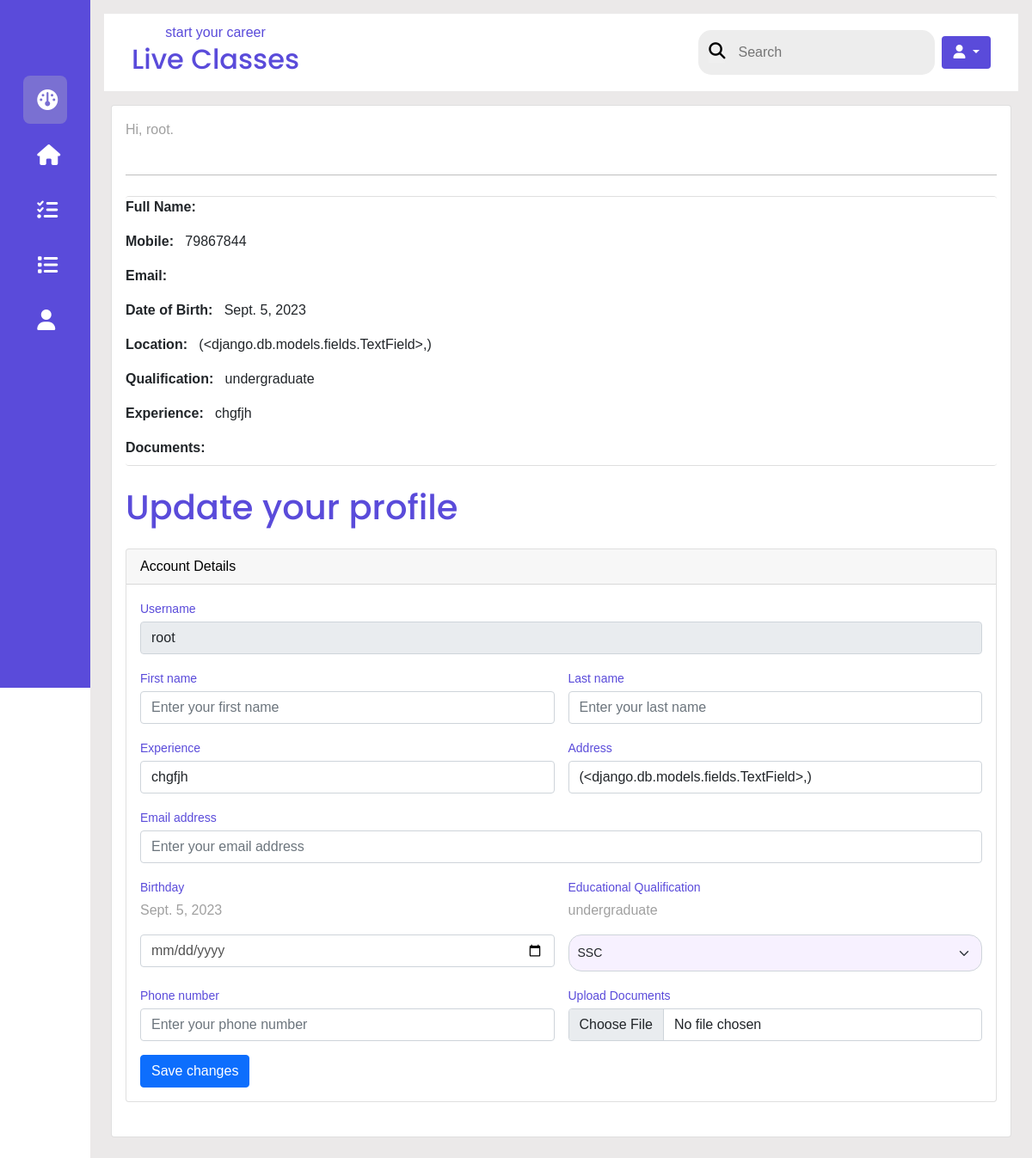
The page /user-profile/ (signed in) on the database its author committed.
### eduapp/models.py (models this page shows, shortened)
class UserProfile(models.Model):
    user = models.OneToOneField(User, on_delete=models.CASCADE)
    documents = models.FileField(upload_to="student/documents/")
    educational_qualification = models.CharField(max_length=100)
    experience = models.TextField()
    GENDER_CHOICES = [
        ('male', 'Male'),
        ('female', 'Female'),
        ('other', 'Other')
    ]
    gender = models.CharField(max_length=10, choices=GENDER_CHOICES)
    date_of_birth = models.DateField(null=True, blank=True)
    phone_number = models.CharField(max_length=20)
    nationality = models.CharField(max_length=100)
    address=models.TextField(default=""),

### eduapp/views.py (the view, shortened to what this page needs)
# urls.py: path("user-profile/",views.userProfile,name="userProfile"),
def userProfile(request):
    quali = ["SSC", "HSC", "undergraduate", "Graduate", "Postgraduate"]
    if request.user.is_authenticated:
        user = request.user
        user_profile, created = UserProfile.objects.get_or_create(user=user)
    return render(request, 'dashboard/profile.html', {"quali": quali, "profile": user_profile})

### eduapp/views.py (called while the page is built)
def categories(request):
    return{
        'categories':Category.objects.all()
    }

def products(request):
    return{
        'products':Course.objects.all()
    }

### eduapp/templates/dashboard/profile.html (shortened to what this page needs)
{% extends 'dashboard.html' %}
{% block content %}
{% load static %}
<div class="m-2 text-start">
    <div class="card p-3">
        <p class="text-sm">
          Hi, {{request.user}}.
        </p>
        <hr class="horizontal gray-light my-4">
        <ul class="list-group">
          <li class="list-group-item border-0 ps-0 pt-0 text-sm"><strong class="text-dark">Full Name:</strong> &nbsp; {{profile.user.first_name}} {{profile.user.last_name}}</li>
          <li class="list-group-item border-0 ps-0 text-sm"><strong class="text-dark">Mobile:</strong> &nbsp; {{profile.phone_number}}</li>
          <li class="list-group-item border-0 ps-0 text-sm"><strong class="text-dark">Email:</strong> &nbsp; {{profile.user.email}}</li>
          <li class="list-group-item border-0 ps-0 text-sm"><strong class="text-dark">Date of Birth:</strong> &nbsp; {{profile.date_of_birth}}</li>
          <li class="list-group-item border-0 ps-0 text-sm"><strong class="text-dark">Location:</strong> &nbsp; {{profile.address}}</li>
          <li class="list-group-item border-0 ps-0 text-sm"><strong class="text-dark">Qualification:</strong> &nbsp; {{profile.educational_qualification}}</li>
          <li class="list-group-item border-0 ps-0 text-sm"><strong class="text-dark">Experience:</strong> &nbsp; {{profile.experience}}</li>
          <li class="list-group-item border-0 ps-0 text-sm"><strong class="text-dark">Documents:</strong> &nbsp;{%if profile.documents %} <a href="{{profile.documents.url}}">{{profile.documents}}</a> {% endif %} </li>
        </ul>
<h1 class="cl-blue my-4">Update your profile</h1>
         <div class="card mb-4">
          <div class="card-header">Account Details</div>
          <div class="card-body">
              <form method="post"  enctype="multipart/form-data">
                  <div class="mb-3">
                      <label class="small mb-1" for="inputUsername">Username</label>
                      <input class="form-control" id="inputUsername" type="text" placeholder="Enter your username" value="{{profile.user}}" readonly>
                  </div>
                  <div class="row gx-3 mb-3">
                      <div class="col-md-6">
                          <label class="small mb-1" for="inputFirstName">First name</label>
                          <input class="form-control" id="inputFirstName" name="inputFirstName" type="text" placeholder="Enter your first name" value="{{profile.user.first_name}}">
                      </div>
                      <div class="col-md-6">
                          <label class="small mb-1" for="inputLastName">Last name</label>
                          <input class="form-control" id="inputLastName" name="inputLastName" type="text" placeholder="Enter your last name" value="{{profile.user.last_name}}">
                      </div>
                  </div>
                  <div class="row gx-3 mb-3">
                      <div class="col-md-6">
                          <label class="small mb-1" for="inputexp">Experience</label>
                          <input class="form-control" id="inputexp" name="inputexp" type="text" placeholder="Enter your organization name" value="{{profile.experience}}">
                      </div>
                      <div class="col-md-6">
                          <label class="small mb-1" for="inputLocation">Address</label>
                          <input class="form-control" id="inputLocation" name="inputLocation" type="text" placeholder="Enter your location" value="{{profile.address}}">
                      </div>
                  </div>
                  <div class="mb-3">
                      <label class="small mb-1" for="email">Email address</label>
                      <input class="form-control" id="email" name="email" type="email" placeholder="Enter your email address" value="{{profile.user.email}}">
                  </div>
                  <div class="row gx-3 mb-3">
                      <div class="col-md-6">
                        <label class="small mb-1" for="inputBirthday">Birthday</label>
                        <p>{{profile.date_of_birth}}</p>
                        <input class="form-control" id="inputBirthday" type="date" name="inputBirthday" placeholder="Enter your birthday" value="">
                    </div>
                      <div class="col-md-6">
                        <label class="small mb-1" for="qauli">Educational Qualification</label>
                        <p>{{profile.educational_qualification}}</p>
                        <select name="qauli" id="qauli" class="form-select form-select-sm">
                            {% for q in quali %}
                            <option value="{{q}}" class="dropdown-item">{{q}}</option>
                            {% endfor %}
                        </select>
                    </div>
                  </div>
                  <div class="row gx-3 mb-3">
                    <div class="col-md-6">
                        <label class="small mb-1" for="inputPhone">Phone number</label>
                        <input class="form-control" id="inputPhone" type="tel" placeholder="Enter your phone number" name="inputPhone">
                    </div>
                    <div class="col-md-6">
                        <label class="small mb-1" for="documents">Upload Documents</label>
                        <input class="form-control" type="file" id="documents" name="documents">
                    </div>
                </div>
                  <button class="btn btn-primary" type="submit">Save changes</button>
              </form>
          </div>
      </div>
      </div>
  </div>
{% endblock %}

### static/css/dashboard.css (style rules this page uses)
:root { --light-blue:#edf5e1; --light-blue-dark:#5A4BDA; --light-purple:#f7f1ff; --dark-purple:#1B0A31; --success:#198754; --pink-color:#eb427e; --light-green:#68fc8d; --light-red:#fc6868; }
* { margin: 0; padding: 0; border: none; outline: none; box-sizing: border-box; }
body { display: flex; }

### static/css/style.css (style rules this page uses)
:root { --light-blue:#edf5e1; --light-blue-dark:#5A4BDA; --light-purple:#f7f1ff; --dark-purple:#1B0A31; --success:#198754; --pink-color:#eb427e; --color-white: #ffffff; --color-light: #f1f5f8; --color-black: #252a32; --color-blue: #148cb8; --color-red: #d32f2f; --box-shadow: 0 4px 6px -1px rgba(0, 0, 0, 0.1), 0 2px 4px -1px rgba(0, 0, 0, 0.06); }
body { font-family: 'Verdana', sans-serif; text-align: center; }
h1,h2,h3 { font-family:"Poppins"; }
p { color: #a0a0a0; }
.row { border: none; }
.card { text-decoration: none; color: black; padding: 0; margin: 0; }
.cl-blue { color: var(--light-blue-dark); }
label { color: var(--light-blue-dark); }
input[type="date"] { color: #515151; }
.form-select { background-color: var(--light-purple); padding: 10px; border-radius: 15px; }

### rows shown on the page
UserProfile: phone_number "79867844", date_of_birth "Sept. 5, 2023", address "(<django.db.models.fields.TextField>,)", educational_qualification "undergraduate", experience "chgfjh", user "root", inputexp "chgfjh", inputLocation "(<django.db.models.fields.TextField>,)"

### other values the page prints
{{ request.user }} "root"
form field qauli "SSC"
